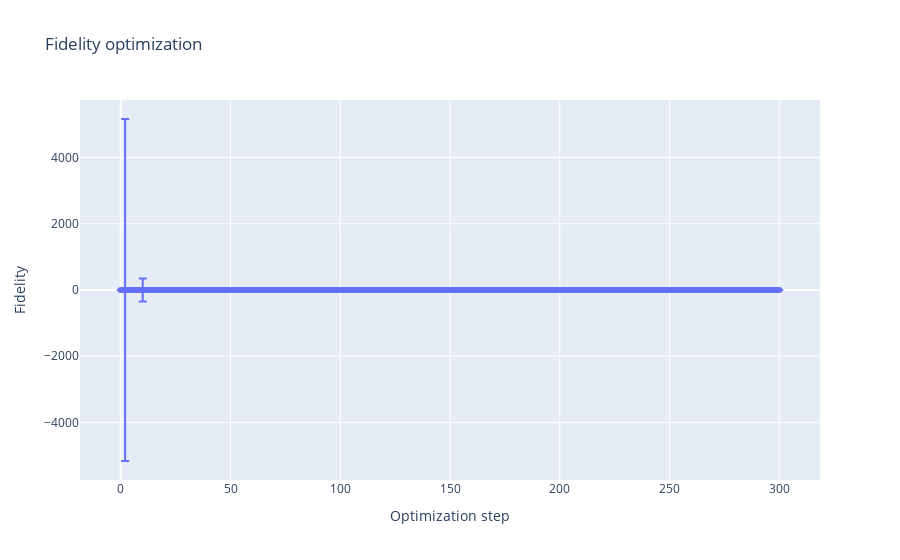

Write notebook code for a chart like this one.
### Code cell
fig = go.Figure()

fig.add_trace(go.Scatter(
    x=np.arange(len(all_decay_params)),  
    y=all_decay_params,  
    error_y=dict(
        type='data',  # Use 'data' for error values provided directly
        array=all_decay_errs,  # Error array
        visible=True  # Show error bars
    ),
    mode='markers+lines',  
    name='Decay Parameters'
))

fig.update_layout(
    title='Fidelity optimization',
    xaxis_title='Optimization step',
    yaxis_title='Fidelity',
    hovermode='closest',  
)

fig.show()
fig.write_html("optimization_no_beta.html")
fig.write_html("optimization_no_beta.ong")

### Figure 1 — Plotly figure (JSON) as saved in the notebook; plotly's stock layout.template omitted (floating-point values rounded to 4 significant figures; data arrays with more than 128 entries replaced by an {"elided": "..."} marker saying what was removed)
{"data": [{"error_y": {"array": {"elided": "301 float values"}, "type": "data", "visible": true}, "mode": "markers+lines", "name": "Decay Parameters", "type": "scatter", "x": {"elided": "301 int values"}, "y": {"elided": "301 float values"}}], "layout": {"hovermode": "closest", "title": {"text": "Fidelity optimization"}, "xaxis": {"title": {"text": "Optimization step"}}, "yaxis": {"title": {"text": "Fidelity"}}}}
